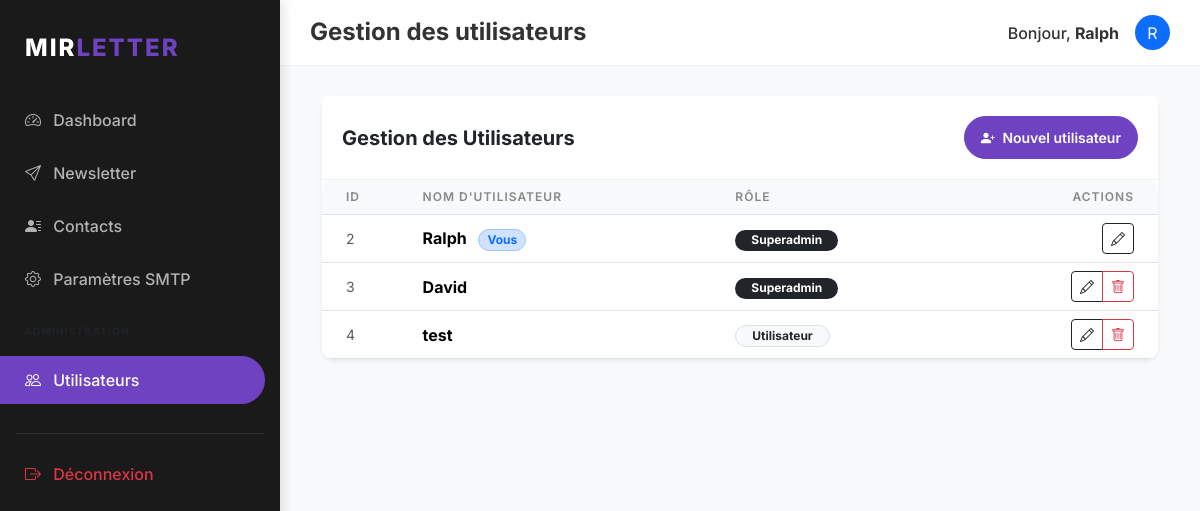
The app's page /admin/users (signed in), older data.
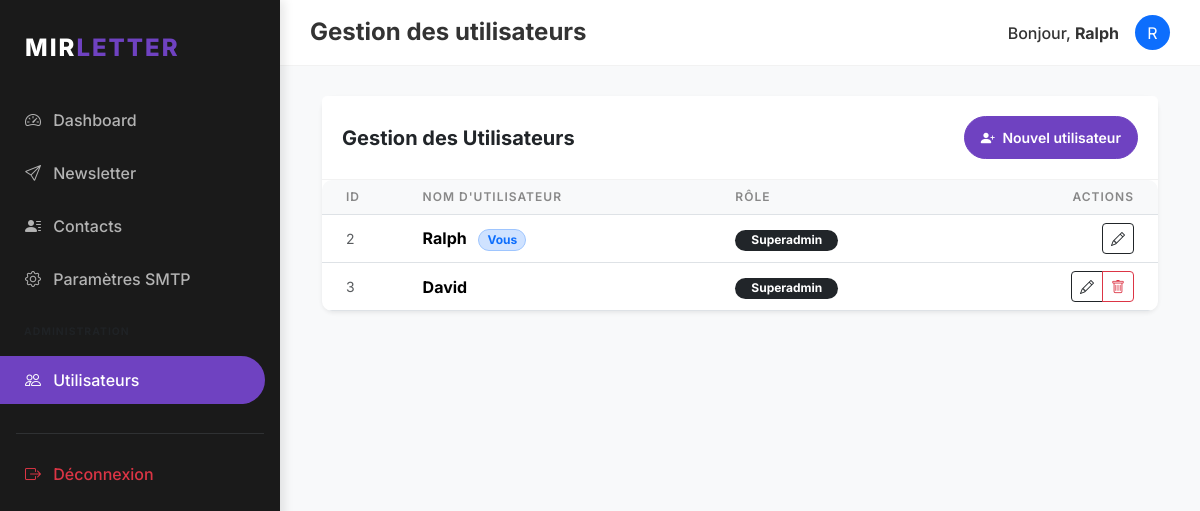
The same page, newer data.
### models/user.py (models this page shows, shortened)
class User(db.Model, UserMixin):
    __tablename__ = 'users'
    id = db.Column(db.Integer, primary_key=True)
    username = db.Column(db.String(64), unique=True, nullable=False, index=True)
    password_hash = db.Column(db.String(128), nullable=False)
    role = db.Column(db.String(20), default='user') # 'superadmin' or 'user'
    smtp_configs = db.relationship('SMTPConfig', backref='user', lazy='dynamic', cascade='all, delete-orphan')
    contacts = db.relationship('Contact', backref='owner', lazy='dynamic', cascade='all, delete-orphan')
    groups = db.relationship('Group', backref='owner', lazy='dynamic', cascade='all, delete-orphan')
    sent_emails = db.relationship('SentEmail', backref='user', lazy='dynamic', cascade='all, delete-orphan')

### routes/admin.py (the view)
@admin.route('/users')
@login_required
@admin_required
def list_users():
    users = User.query.all()
    return render_template('admin/list_users.html', title='Gestion des utilisateurs', users=users)

### models/user.py (called while the page is built)
@login_manager.user_loader
def load_user(user_id):
    return User.query.get(int(user_id))

### templates/admin/list_users.html (shortened to what this page needs)
{% extends "base.html" %}
{% block content %}
<div class="card border-0 shadow-sm">
    <div class="card-header bg-white d-flex justify-content-between align-items-center">
        <h5 class="m-0 fw-bold">Gestion des Utilisateurs</h5>
        <a href="{{ url_for('admin.create_user') }}" class="btn btn-primary btn-sm rounded-pill px-3">
            <i class="bi bi-person-plus-fill me-1"></i> Nouvel utilisateur
        </a>
    </div>
    <div class="card-body p-0">
        <div class="table-responsive">
            <table class="table table-hover align-middle mb-0">
                <thead>
                    <tr>
                        <th class="ps-4">ID</th>
                        <th>Nom d'utilisateur</th>
                        <th>Rôle</th>
                        <th class="pe-4 text-end">Actions</th>
                    </tr>
                </thead>
                <tbody>
                    {% for user in users %}
                    <tr>
                        <td class="ps-4 text-muted small">{{ user.id }}</td>
                        <td class="fw-bold">
                            {{ user.username }}
                            {% if user.id == current_user.id %}
                            <span class="badge bg-primary-subtle text-primary border border-primary-subtle rounded-pill small px-2 ms-2">Vous</span>
                            {% endif %}
                        </td>
                        <td>
                            {% if user.role == 'superadmin' %}
                            <span class="badge bg-dark rounded-pill px-3">Superadmin</span>
                            {% else %}
                            <span class="badge bg-light text-dark border rounded-pill px-3">Utilisateur</span>
                            {% endif %}
                        </td>
                        <td class="pe-4 text-end">
                            <div class="btn-group">
                                <a href="{{ url_for('admin.edit_user', id=user.id) }}" class="btn btn-sm btn-outline-dark">
                                    <i class="bi bi-pencil"></i>
                                </a>
                                {% if user.id != current_user.id %}
                                <button type="button" class="btn btn-sm btn-outline-danger"
                                        onclick="confirmDeleteUser({{ user.id }}, '{{ user.username }}')">
                                    <i class="bi bi-trash"></i>
                                </button>
                                {% endif %}
                            </div>
                        </td>
                    </tr>
                    {% endfor %}
                </tbody>
            </table>
        </div>
    </div>
</div>
{% endblock %}

### templates/base.html (shortened to what this page needs)
<!DOCTYPE html>
<html lang="fr">
<head>
    {{ bootstrap.load_css() }}
    <link rel="stylesheet" href="{{ url_for('static', filename='css/style.css') }}">
    <link rel="stylesheet" href="https://cdn.jsdelivr.net/npm/bootstrap-icons@1.11.1/font/bootstrap-icons.css">
</head>
<body>
    {% if current_user.is_authenticated %}
    <div class="sidebar">
        <div class="sidebar-brand">
            MIR<span>LETTER</span>
        </div>
        <nav class="nav flex-column">
            <a class="nav-link {{ 'active' if request.endpoint == 'main.dashboard' }}" href="{{ url_for('main.dashboard') }}">
                <i class="bi bi-speedometer2 me-2"></i> Dashboard
            </a>
            <a class="nav-link {{ 'active' if 'newsletter' in request.endpoint }}" href="{{ url_for('newsletter.compose') }}">
                <i class="bi bi-send me-2"></i> Newsletter
            </a>
            <a class="nav-link {{ 'active' if 'contacts' in request.endpoint }}" href="{{ url_for('contacts.list_contacts') }}">
                <i class="bi bi-person-lines-fill me-2"></i> Contacts
            </a>
            <a class="nav-link {{ 'active' if 'settings' in request.endpoint }}" href="{{ url_for('settings.list_smtp') }}">
                <i class="bi bi-gear me-2"></i> Paramètres SMTP
            </a>
            {% if current_user.role == 'superadmin' %}
            <div class="px-4 py-3 text-uppercase small fw-bold text-muted" style="font-size: 0.65rem; letter-spacing: 1px;">Administration</div>
            <a class="nav-link {{ 'active' if 'admin' in request.endpoint }}" href="{{ url_for('admin.list_users') }}">
                <i class="bi bi-people me-2"></i> Utilisateurs
            </a>
            {% endif %}
            <hr class="mx-3 border-secondary opacity-25 mt-4">
            <a class="nav-link text-danger" href="{{ url_for('auth.logout') }}">
                <i class="bi bi-box-arrow-right me-2"></i> Déconnexion
            </a>
        </nav>
    </div>
    <nav class="top-navbar d-flex justify-content-between align-items-center">
        <h4 class="m-0 fw-bold">{{ title }}</h4>
        <div class="user-info d-flex align-items-center">
            <span class="me-3 fw-medium">Bonjour, <strong>{{ current_user.username }}</strong></span>
            <div class="bg-primary rounded-circle d-flex align-items-center justify-content-center text-white" style="width: 35px; height: 35px;">
                {{ current_user.username[0].upper() }}
            </div>
        </div>
    </nav>
    {% endif %}
    <div class="{% if current_user.is_authenticated %}main-content{% endif %}">
        <div class="container-fluid">
            {% block content %}{% endblock %}
        </div>
    </div>
</body>
</html>

Row changes from the older to the newer data that the page shows:
removed User: id "4", username "test", role "Utilisateur"
